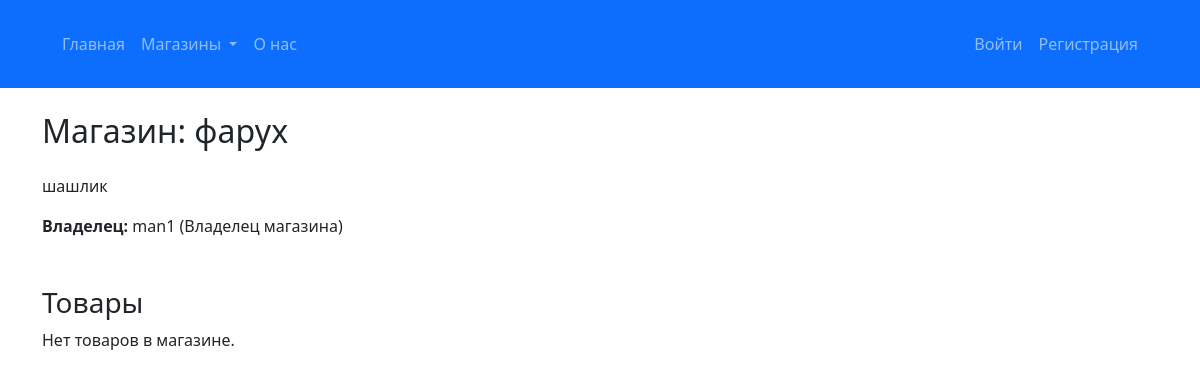
Page /store/store/5/ on the earlier database version.
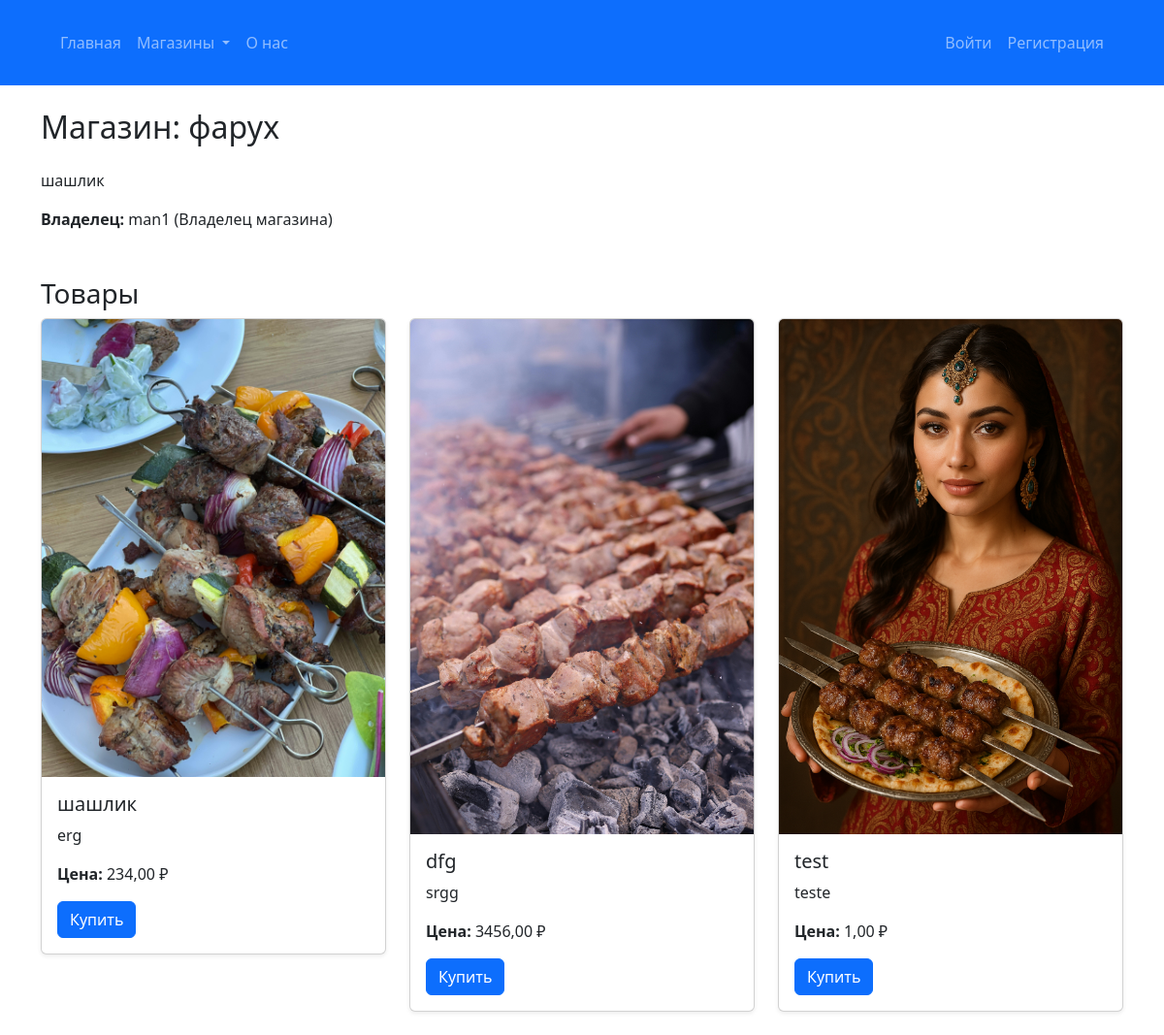
Same page on the later database version.
### store/models/product.py (models this page shows, shortened)
class Product(models.Model):
    name = models.CharField(max_length=200)
    description = models.TextField()
    price = models.DecimalField(max_digits=8, decimal_places=2)
    subcategory = models.ForeignKey(SubCategory, related_name='products', on_delete=models.CASCADE)
    store = models.ForeignKey(Store, related_name='products', on_delete=models.CASCADE, default=1)  # Значение по умолчанию, которое будет установлено для старых продуктов
    image = models.ImageField(upload_to='product_images/', null=True, blank=True)  # Поле для изображения
    class Meta:
        verbose_name = 'Product'
        verbose_name_plural = 'Products'

### store/views.py (the view)
# urls.py: path('store/<int:store_id>/', views.store_detail_view, name='store_detail'),
def store_detail_view(request, store_id):
    store = get_object_or_404(Store, id=store_id)
    if store.owner == request.user:
        return redirect('store_dashboard')  # Перенаправляем на панель управления магазина
    return render(request, 'store/store_detail.html', {'store': store})

### app/context_processors.py (called while the page is built)
def menu_categories(request):
    stores = Store.objects.prefetch_related('categories__subcategories').all()
    return {'menu_categories': stores}

### users/models.py (called while the page is built)
    def __str__(self):
        return f"{self.username} ({self.get_role_display()})"

### store/templates/store/store_detail.html (shortened to what this page needs)
{% extends 'app/header.html' %}
{% load static %}
{% block content %}
<div class="container mt-4">
    <h2 class="mb-4">Магазин: {{ store.name }}</h2>
    <p>{{ store.description }}</p>
    <p><strong>Владелец:</strong> {{ store.owner }}</p>
    <h3 class="mt-5">Товары</h3>
    <div class="row">
        {% for product in store.products.all %}
            <div class="col-md-4">
                <div class="card mb-4 shadow-sm">
                    {% if product.image %}
                        <img src="{{ product.image.url }}" class="card-img-top" alt="{{ product.name }}">
                    {% else %}
                        <img src="/static/images/default-product.jpg" class="card-img-top" alt="Изображение отсутствует">
                    {% endif %}
                    <div class="card-body">
                        <h5 class="card-title">{{ product.name }}</h5>
                        <p class="card-text">{{ product.description|truncatewords:15 }}</p>
                        <p><strong>Цена:</strong> {{ product.price }} ₽</p>
                        <a href="{% url 'order_product' product.id %}" class="btn btn-primary">Купить</a>
                    </div>
                </div>
            </div>
        {% empty %}
            <p>Нет товаров в магазине.</p>
        {% endfor %}
    </div>
</div>
{% endblock %}

Differences in the rows shown:
added Product: image (picture), name "шашлик", description "erg", price "234,00"
added Product: image (picture), name "dfg", description "srgg", price "3456,00"
added Product: image (picture), name "test", description "teste", price "1,00"
Other differences:
text no longer shown: "Нет товаров в магазине."
